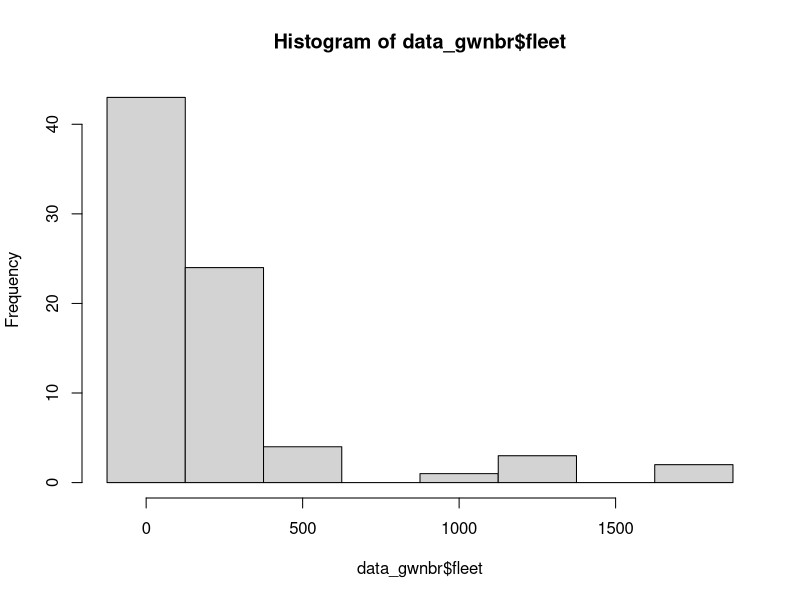

Recreate this plot in R. (Note: this script raises an error after producing the figure.)
############### GOLDEN SECTION SEARCH ###############
golden <- function(y, x, lat, long, method, type, gwr, offset=NULL){
  E <- 10
  COORD <- matrix(c(long, lat), ncol=2, byrow=F)
  n <- length(y)
  if (is.null(offset)){
    offset <- matrix(0, nrow=n, ncol=1)
  }
  x <- cbind(matrix(1, nrow=n, ncol=1), x)
  print(c(method, type, gwr))
  distance <- dist(COORD, "euclidean")
  maxd <- max(distance)
  if (method=="adaptive1"){
    h0 <- 5
    h3 <- n
  }
  else if (method == "adaptiven" | method == "fixed"){
    h0 <- 0
    h3 <- maxd
  }
  r <- 0.61803399
  c <- 1-r
  if (method == "adaptive1"){
    tol <- 0.9
  }
  else{
    tol=0.1
  }
  h1 <- h0+(1-r)*(h3-h0)
  h2 <- h0+r*(h3-h0)
  print(c(h0, h1, h2, h3))
  cv <- function(h, method, n, coord, x, y, type, maxd, gwr, offset, distance){
    E <- 10
    alphaii <- matrix(0, nrow=n, ncol=2)
    yhat <- matrix(0, nrow=n, ncol=1)
    S <- matrix(0, nrow=n,ncol=n)
    if (gwr=="global"){
      ym=sum(y)/length(y)
      u=(y+ym)/2
      n=log(u);
      par=1
      ddpar=1
      j=0
      aux2=0
      while (abs(ddpar)>0.00001){
        aux1=0
        dpar=1
        parold=par
        while (abs(dpar)>0.001){
          aux1=aux1+1
          if (par<0){
            par=0.00001
          }
          par=ifelse(par<E^-10,E^-10,par)
          g=sum(digamma(par+y)-digamma(par)+log(par)+1-log(par+u)-(par+y)/(par+u))
          hess=sum(trigamma(par+y)-trigamma(par)+1/par-2/(par+u)+(y+par)/((par+u)*(par+u)))
          hess=ifelse(abs(hess)<E^-23,sign(hess)*E^-23,hess)
          hess=ifelse(hess==0,E^-23,hess)
          par0=par
          par=par0-solve(hess)*g
          if (aux1>50 & par>E^5){
            dpar= 0.0001
            aux2=aux2+1
            if (aux2==1){
              par=2
            }	
            else if (aux2==2){
              par=E^5
            }
            else if (aux2==3){
              par=0.0001
            }
          }
          else {
            dpar=par-par0
          }
        }
        a=1/par
        #print(a)
        #print(par)
        dev=0
        ddev=1
        i=0
        while (abs(ddev)>0.00001 & i<800){
          i=i+1
          w=(u/(1+a*u))+(y-u)*(a%*%u/(1+2*a%*%u+a%*%a%*%u*u))
          z=n+(y-u)/(w*(1+a*u)) - t(offset)
          b=solve(t(x*w)%*%x)%*%t(x*w)%*%z
          n=x%*%b + offset
          u=exp(n)
          olddev=dev
          u=ifelse(u<E^-150,E^-150,u)
          tt=y/u
          tt=ifelse(tt==0,E^-10,tt)
          dev=2*sum(y*log(tt)-(y+1/a)*log((1+a%*%y)/(1+a%*%u)))
          ddev=dev-olddev
        }
        if (aux2>4){
          ddpar=1E-9
        }
        else{
          ddpar=par-parold
        }
      }
      alpha=a
    }
    n=length(y)
    aux2=0
    sequ=1:n
    for (i in 1:n){
      seqi=matrix(i,nrow=n,ncol=1)
      if (i==1){
      }
      distan=cbind(cbind(seqi, sequ), as.matrix(distance)[,i])
      u=nrow(distan)
      w=matrix(0,u,1)
      if (method=="fixed"){
        if (type=="cv"){
          for (jj in 1:u){
            if (distan[jj,3]<=maxd*0.8 & distan[jj,3]!=0){
              w[jj]=exp(-0.5*(distan[jj,3]/h)^2)
            }
            else{
              w[jj]=0
            }
          }
        }
        else{
          for (jj in 1:u){
            if (distan[jj,3]<=maxd*0.8) {
              w[jj]=exp(-0.5*(distan[jj,3]/h)^2)
            }
            else{
              w[jj]=0
            }
          }
        }
      }
      else if (method=="adaptiven"){
        if (type=="cv"){
          for (jj in 1:u){
            if (distan[jj,3]<=h & distan[jj,3]!=0){
              w[jj]=(1-(distan[jj,3]/h)**2)**2
            }
            else{
              w[jj]=0
            }
          }
        }
        else{
          for (jj in 1:u){
            if (distan[jj,3]<=h){
              w[jj]=(1-(distan[jj,3]/h)**2)**2
            }
            else{
              w[jj]=0
            }
          }
        }
      }
      else if (method=="adaptive1"){
        distan = distan[order(distan[,3]),]
        #h <- floor(h)
        # print(h)
        # print(distan)
        # print(distan[32,3])
        distan=cbind(distan,1:n)
        w=matrix(0,n,2)
        hn=distan[h,3]
        if (type=="cv"){
          for (jj in 1:n){
            if (distan[jj,4]<= h & distan[jj,3]!=0){
              w[jj,1]=(1-(distan[jj,3]/hn)**2)**2
            }
            else{
              w[jj,1]=0
            }
            w[jj,2]=distan[jj,2]
          }
        }
        else{
          for (jj in 1:n){
            if (distan[jj,4]<=h){
              w[jj,1]=(1-(distan[jj,3]/hn)**2)**2
            }
            else{
              w[jj,1]=0
            }
            w[jj,2]=distan[jj,2]
          }
        }
        w = w[order(w[, 2]), ]
      }
      
      wi=w[,1]
      ym=sum(y)/length(y)
      uj=(y+ym)/2
      nj=log(uj)
      if (i==1 | aux2==5){
        par=1
      }
      else{
        par=alphaii[i-1,2]
      }
      ddpar=1
      jj=0
      count=0
      aux2=0
      while (abs(ddpar)>0.000001){
        aux1=0
        dpar=1
        parold=par
        if (gwr=="global" | gwr=="poisson"){
          dpar=0.00001
          if (gwr=="global"){
            par=1/a
          }
        }
        # computing alpha=1/par, where par=theta #
        while (abs(dpar)>0.001){
          aux1=aux1+1
          if (gwr=="local"){
            par=ifelse(par<E^-10,E^-10,par)
            g=sum((digamma(par+y)-digamma(par)+log(par)+1-log(as.numeric(par)+uj)-(as.numeric(par)+y)/(as.numeric(par)+uj))*w[,1])
            hess=sum((trigamma(par+y)-trigamma(par)+1/par-2/(as.numeric(par)+uj)+(y+par)/((as.numeric(par)+uj)*(as.numeric(par)+uj)))*w[,1])
          }
          hess=ifelse(abs(hess)<E^-23,sign(hess)*E^-23,hess)
          hess=ifelse(hess==0,E^-23,hess)
          par0=par
          par=par0-solve(hess)*g
          if (par<=0){
            count=count+1
            if (count<10){
              par=0.000001
            }
            else{
              par=abs(par)
            }
          }
          if (aux1>50 & par>E^5){
            dpar= 0.0001
            aux2=aux2+1
            if (aux2==1){
              par=2
            }
            else if (aux2==2){
              par=1E5
            }
            else if (aux2==3){
              par=0.0001
            }
          }
          else{
            dpar=par-par0
            if (par<E^-3){
              dpar=dpar*100
            }
          }
        }
        if (gwr=="poisson"){
          alpha=0
        }
        else{
          alpha=1/par
        }
        if(i==1){
          #print(par)
          #print(alpha)
        }
        dev=0
        ddev=1
        cont=0
        # computing beta #
        while (abs(ddev)>0.000001 & cont<800){
          cont=cont+1
          uj=ifelse(uj>E^100,E^100,uj)
          aux=(as.numeric(alpha)*uj/(1+2*as.numeric(alpha)*uj+as.numeric(alpha%*%alpha)*uj*uj))
          Ai=(uj/(1+as.numeric(alpha)*uj))+(y-uj)*aux
          Ai=ifelse(Ai<=0,E^-5,Ai)
          zj=nj+(y-uj)/(Ai*(1+as.numeric(alpha)*uj)) - offset
          if (det(t(x)%*%(as.numeric(wi)*as.numeric(Ai)*x))==0){
            bi=matrix(0,ncol(x),1)
          }
          else{
            bi=solve(t(x)%*%(as.numeric(wi*Ai)*x))%*%t(x)%*%(as.numeric(wi*Ai)*zj)
          }
          nj=x%*%bi + offset
          nj=ifelse(nj>E^2,E^2,nj)
          uj=exp(nj)
          olddev=dev
          uj=ifelse(uj<E^-150,E^-150,uj)
          tt=y/uj
          tt=ifelse(tt==0,E^-10,tt)
          if (gwr=="poisson"){
            dev=2*sum(y*log(tt)-(y-uj))
          }
          else{
            dev=2*sum(y*log(tt)-(y+1/alpha)*log((1+alpha*y)/(1+as.numeric(alpha)*uj)))
          }
          if (cont>100){
            ddev= 0.0000001
          }
          else{
            ddev=dev-olddev
          }
        }
        jj=jj+1
        if (gwr=="global" | gwr=="poisson" | aux2>4 | jj>50 | ddpar==0.0000001){
          ddpar=E^-9
        }
        else{
          ddpar=par-parold
          if (par<E^-3){
            ddpar=ddpar*100
          }
        }
      }
      Ai2=(uj/(1+as.numeric(alpha)*uj))+(y-uj)*(as.numeric(alpha)*uj/(1+2*as.numeric(alpha)*uj+as.numeric(alpha*alpha)*uj*uj))
      if (all(apply(Ai2, 2, min)<E^-5)){
        Ai2=ifelse(Ai2<E^-5,E^-5,Ai2)
      }
      Ai=Ai2
      if (det(t(x)%*%(as.numeric(wi*Ai)*x))==0){
        S[i,]=matrix(0,1,n)
      }
      else{
        S[i,]=x[i,]%*%solve(t(x)%*%(as.numeric(wi*Ai)*x))%*%t(x*as.numeric(wi*Ai))
      }
      yhat[i]=uj[i]
      alphaii[i,1]=i
      alphaii[i,2]=alpha
    }
    alpha= alphaii[,2]
    yhat=ifelse(yhat<E^-150,E^-150,yhat)
    tt=y/yhat
    tt=ifelse(tt==0,E^-10,tt)
    if (gwr=="poisson"){
      dev=2*sum(y*log(tt)-(y-yhat))
    }
    else{
      dev=2*sum(y*log(tt)-(y+1/alpha)*log((1+alpha*y)/(1+alpha*yhat)))
    }
    if (gwr!="poisson"){
      a2=y+1/alpha
      b2=1/alpha
      c2=y+1
    }
    else{
      a2=y
      b2=1/(alpha+E^-8)
      c2=y+1
      a2=ifelse(a2==0,E^-10,a2)
    }
    algamma=matrix(0,n,1)
    blgamma=matrix(0,n,1)
    clgamma=matrix(0,n,1)
    for (i in 1:length(y)){
      algamma[i]=lgamma(a2[i])
      blgamma[i]=lgamma(b2[i])
      clgamma[i]=lgamma(c2[i])
    }
    if (gwr!="poisson"){
      ll=sum(y*log(alpha*yhat)-(y+1/alpha)*log(1+alpha*yhat)+ algamma - blgamma - clgamma )
      npar=sum(diag(S))+1
    }
    else{
      ll=sum(-yhat+y*log(yhat)-clgamma)
      npar=sum(diag(S))
    }
    #AIC= 2*npar + dev;#
    AIC= 2*npar -2*ll
    aicc= AIC +(2*npar*(npar+1))/(n-npar-1)
    cv=t(y-yhat)%*%(y-yhat)
    res=cbind(cbind(cbind(cv,aicc),npar),dev)
    #print(res)
    return (res)
  }
  if (type=="cv"){
    pos=1
    out <<- c("h1", "res1", "h2", "res2")
  }
  else{
    if (type=="aic"){
      pos=2
    }
    else{
      pos=4
    }
    out <<- c("h1", "res1", "npar1", "h2", "res2", "npar2")
  }
  res1=cv(h1, method=method, n=n, coord=COORD, x=x, y=y, type=type, maxd=maxd, gwr=gwr, offset=offset, distance=distance)
  npar1=res1[3]
  res1=res1[pos]
  res2=cv(h2, method=method, n=n, coord=COORD, x=x, y=y, type=type, maxd=maxd, gwr=gwr, offset=offset, distance=distance)
  npar2=res2[3]
  res2=res2[pos]
  if (type=="cv"){
    out <<- rbind(out, c(h1, res1, h2, res2))
     }
  else{
    out <<- rbind(out, c(h1, res1, npar1, h2, res2,npar2))
      }
  while(abs(h3-h0) > tol*2){
    if (res2<res1){
      h0=h1
      h1=h2
      h2=c*h1+r*h3
      res1=res2
      npar1=npar2
      res2=cv(h2, method=method, n=n, coord=COORD, x=x, y=y, type=type, maxd=maxd, gwr=gwr, offset=offset, distance=distance)
      npar2=res2[3]
      res2=res2[pos]
      if (type=="cv"){
        out <<- rbind(out, c(h1, res1, h2, res2))
      }
      else{
        out <<- rbind(out, c(h1, res1, npar1, h2, res2, npar2))
      }
    }
    else{
      h3=h2
      h2=h1
      h1=c*h2+r*h0
      res2=res1
      npar2=npar1
      res1=cv(h1, method=method, n=n, coord=COORD, x=x, y=y, type=type, maxd=maxd, gwr=gwr, offset=offset, distance=distance)
      npar1=res1[3]
      res1=res1[pos]
      if (type=="cv"){
        out <<- rbind(out, c(h1, res1, h2, res2))
      }
      else{
        out <<- rbind(out, c(h1, res1, npar1, h2, res2, npar2))
      }
    }
  }
  if (method=="adaptive1"){
    xmin = (h3+h0)/2
    h2=ceiling(xmin)
    h1=floor(xmin)
    golden1 = cv(h1, method=method, n=n, coord=COORD, x=x, y=y, type=type, maxd=maxd, gwr=gwr, offset=offset, distance=distance)
    g1= golden1[pos]
    golden2= cv(h2, method=method, n=n, coord=COORD, x=x, y=y, type=type, maxd=maxd, gwr=gwr, offset=offset, distance=distance)
    g2= golden2[pos]
    npar1=golden1[3]
    res1=golden1[pos]
    npar2=golden2[3]
    res2=golden2[pos]
    if(type=="cv"){
      out <<- rbind(out, c(h1, res1, h2, res2))
    }
    else{
      out <<- rbind(out, c(h1, res1, npar1, h2, res2, npar2))
    }
    if (g1<g2){
      xmin=h1
      npar=golden1[3]
      golden=g1
    }
    else{
      xmin=h2
      npar=golden2[3]
      golden=g2
    }
  }
  else{
      xmin = (h3+h0)/2
      golden = cv(xmin, method=method, n=n, coord=COORD, x=x, y=y, type=type, maxd=maxd, gwr=gwr, offset=offset, distance=distance)
      npar=golden[3]
      golden=golden[pos]
      #if(type=="cv"){
      #  out <<- rbind(out, c(h1, res1, h2, res2))
      #}
      #else{
      #  out <<- rbind(out, c(h1, res1, npar1, h2, res2, npar2))
      #}
  }
  h1 = xmin
  res1 = golden
  npar1=npar
  h2 = NA
  res2 = NA
  npar2= NA
  if (type=="cv"){
    out <<- rbind(out, c(h1, res1, h2, res2))
    print(c(golden, xmin))
  }
  else{
    out <<- rbind(out, c(h1, res1, npar1, h2, res2, npar2))
    print(format(c(golden, xmin, npar), scientific=FALSE))
  }
  print(out)
}

### Trocas
# _dist_ ---> distance
# seq ---> sequ
# dist ---> distan

############### EXEMPLO ###############
setwd('~/PIBIC/golden_section_search')
data_gwnbr <- read.table('data_gwnbr.txt', header=T)

print(c(mean(data_gwnbr$fleet), var(data_gwnbr$fleet)))
hist(data_gwnbr$fleet, breaks=c(-125, 125, 375, 625, 875, 1125, 1375, 1625, 1875))

# Teste 1
golden(y=data_gwnbr$fleet,x=data_gwnbr$industry,lat=data_gwnbr$x,long=data_gwnbr$Y,method="fixed", type="aic",gwr="local")
print(out)
out <- out[-1,]
out <- data.frame(out)
x11() #expandir margens
plot(x=out$V1,y=out$V2,pch=16)

# Teste 2
golden(y=data_gwnbr$fleet,x=data_gwnbr$industry,lat=data_gwnbr$x,long=data_gwnbr$Y,method="fixed", type="cv",gwr="local")

# Teste 3
golden(y=data_gwnbr$fleet,x=data_gwnbr$industry,lat=data_gwnbr$x,long=data_gwnbr$Y,method="adaptive1", type="aic",gwr="local")

# Teste 4
golden(y=data_gwnbr$fleet,x=data_gwnbr$industry,lat=data_gwnbr$x,long=data_gwnbr$Y,method="adaptive1", type="cv",gwr="local")

# Teste 5
golden(y=data_gwnbr$fleet,x=data_gwnbr$industry,lat=data_gwnbr$x,long=data_gwnbr$Y,method="fixed", type="aic",gwr="global")
